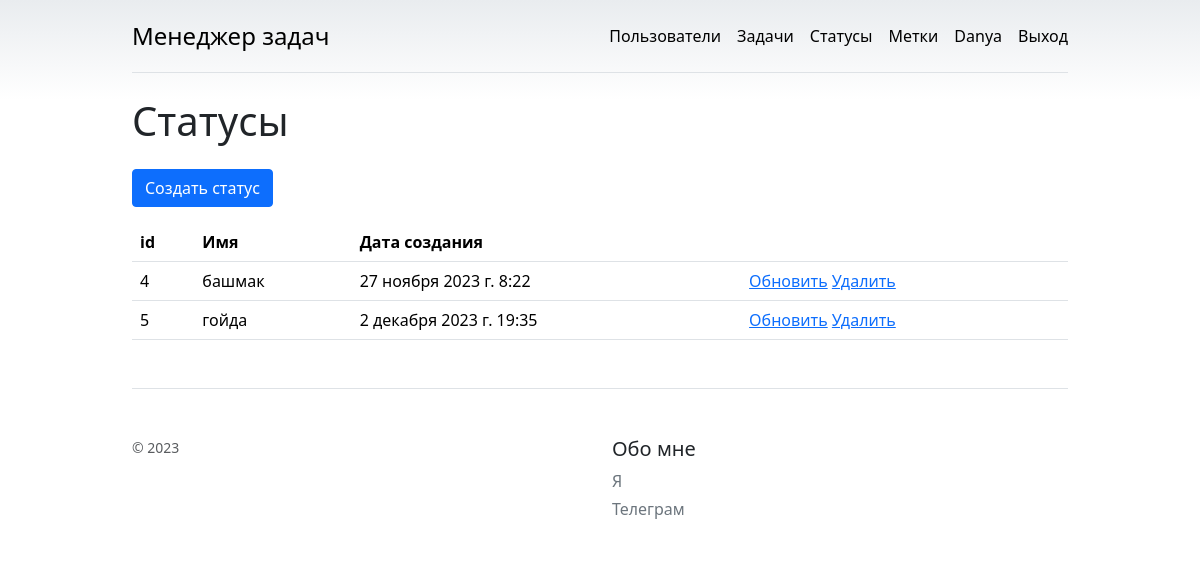
Page /statuses/ (signed in) on the earlier database version.
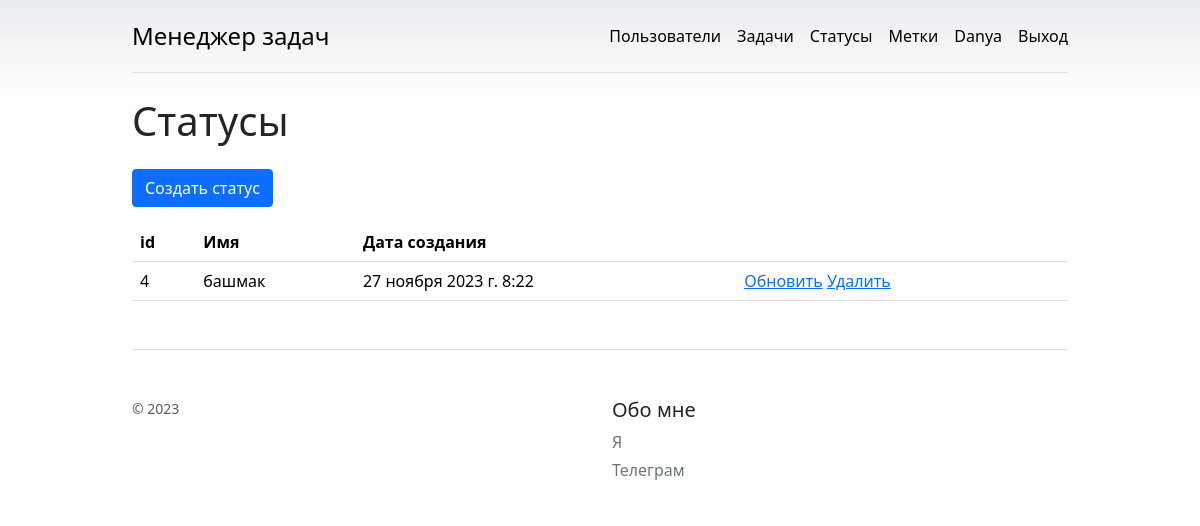
Same page on the later database version.
### task_manager/statuses/models.py (models this page shows, shortened)
class Status(models.Model):
    name = models.CharField(max_length=75)
    timestamp = models.DateTimeField(auto_now_add=True)

### task_manager/statuses/views.py (the view)
# urls.py: path('', views.IndexViewStatuses.as_view(), name="index"),
class IndexViewStatuses(LoginRequiredMixin, View):
    permission_denied_message = 'Необходимо войти или зарегестрироваться'
    def get(self, request, *args, **kwargs):
        statuses = models.Status.objects.all()
        return render(request, 'statuses/index.html', {'statuses': statuses})

### task_manager/templates/statuses/index.html (shortened to what this page needs)
{% extends "base.html" %}
{% load django_bootstrap5 %}
{% load i18n %}
{% block content %}
<h1 class="h1 my-4">
  {% translate "Statuses" %}
</h1>
<a class="btn btn-primary mb-3" href="{% url "statuses:create" %}">{% translate 'Status create' %}</a>
<table class="table">
    <thead>
      <tr>
        <th scope="col">id</th>
        <th scope="col">{% translate "Name" %}</th>
        <th scope="col">{% translate "Date of creation" %}</th>
        <th scope="col"></th>
      </tr>
    </thead>
    <tbody>
    {% if statuses %}
    {% for stat in statuses %}
      <tr>
        <td>{{ stat.id }}</td>
        <td>{{ stat.name }}</td>
        <td>{{ stat.timestamp }}</td>
        <td>
            <a href="{% url 'statuses:update' pk=stat.id %}">{% translate 'Update'%}</a>
            <a href="{% url 'statuses:delete' pk=stat.id %}">{% translate 'Delete'%}</a>
        </td>
      </tr>
    {% endfor %}
    {% endif %}
    </tbody>
  </table>
{% endblock content %}

Differences in the rows shown:
removed Status: id "5", name "гойда", timestamp "2 декабря 2023 г. 19:35"
